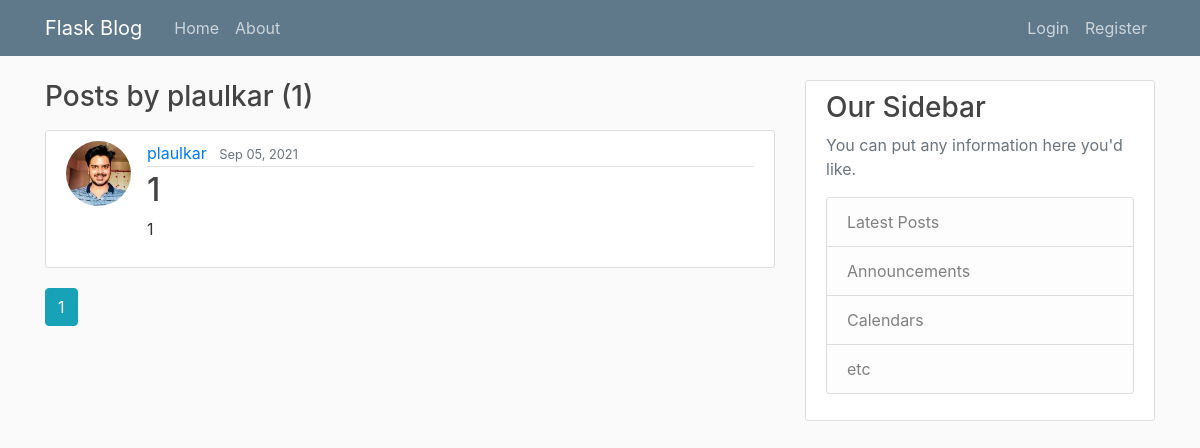
Page /user/plaulkar on the earlier database version.
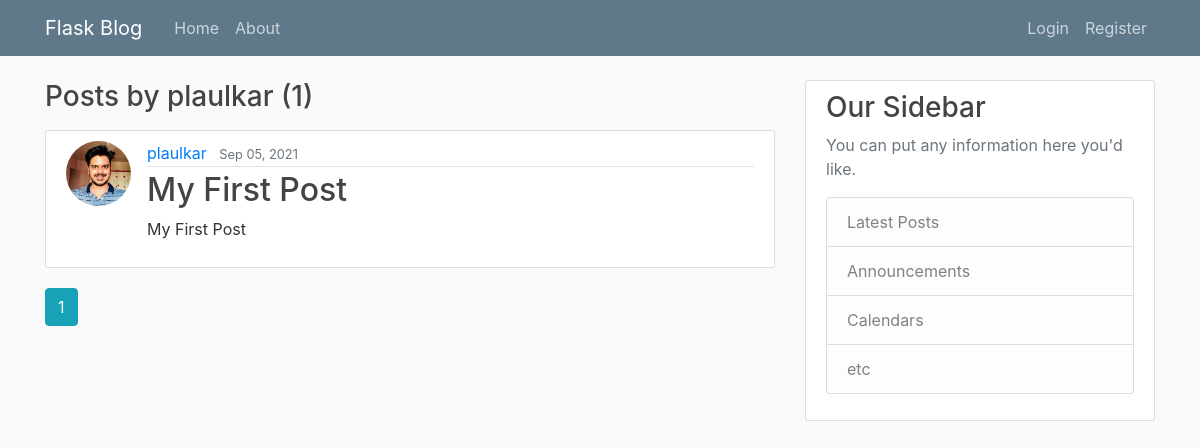
Same page on the later database version.
### flaskblog/models.py (models this page shows, shortened)
class Post(db.Model):
	id = db.Column(db.Integer, primary_key=True);
	title = db.Column(db.String(100), nullable=False)
	date_posted = db.Column(db.DateTime, nullable=False, default=datetime.utcnow);
	content = db.Column(db.Text, nullable=False)
	user_id = db.Column(db.Integer, db.ForeignKey('user.id'), nullable=False);

class User(db.Model, UserMixin):
	id = db.Column(db.Integer, primary_key=True);
	username = db.Column(db.String(20), unique=True, nullable=False);
	email = db.Column(db.String(120), unique=True, nullable=False);
	image_file = db.Column(db.String(20), nullable=False, default='default.jpg');
	password = db.Column(db.String(60), nullable=False);
	posts = db.relationship('Post', backref='author', lazy=True);

### flaskblog/users/routes.py (the view)
@users.route('/user/<string:username>')
def user_posts(username):
	user = User.query.filter_by(username=username).first_or_404();
	page = request.args.get('page', 1, type=int);
	posts = Post.query.filter_by(author=user).order_by(Post.date_posted.desc()).paginate(page = page, per_page = 3)
	return render_template('user_posts.html', title=user.username, posts=posts, user=user)

### flaskblog/templates/user_posts.html
{% extends "layout.html" %}
{% block content %}
	<h3 class="mb-3">Posts by {{ user.username }} ({{ posts.total }})</h3>
	{% for post in posts.items %}
		<article class="media content-section">
		  <img class="rounded-circle article-img" src="{{ url_for('static', filename='profile_pics/' + post.author.image_file) }}">
		  <div class="media-body">
			<div class="article-metadata">
			  <a class="mr-2" href="{{ url_for('users.user_posts', username=post.author.username) }}">{{ post.author.username }}</a>
			  <small class="text-muted">{{ post.date_posted.strftime('%b %d, %Y') }}</small>
			</div>
			<h2><a class="article-title" href="{{ url_for('posts.post', post_id=post.id) }}">{{ post.title }}</a></h2>
			<p class="article-content">{{ post.content }}</p>
		  </div>
		</article>
	{% endfor %}
	{% for page_num in posts.iter_pages(left_edge=1, right_edge=1, left_current=1, right_current=2) %}
		{% if page_num %}
			{% if posts.page == page_num %}
				<a class="btn btn-info mb-4" href = "{{ url_for('users.user_posts', username=user.username, page=page_num) }}">{{ page_num }}</a>
			{% else %}
				<a class="btn btn-outline-info mb-4" href = "{{ url_for('users.user_posts', username=user.username, page=page_num) }}">{{ page_num }}</a>
			{% endif %}
		{% else %}
			...
		{% endif %}
	{% endfor %}
{% endblock content %}

Differences in the rows shown:
changed Post "plaulkar": title "1" → "My First Post"; content "1" → "My First Post"
